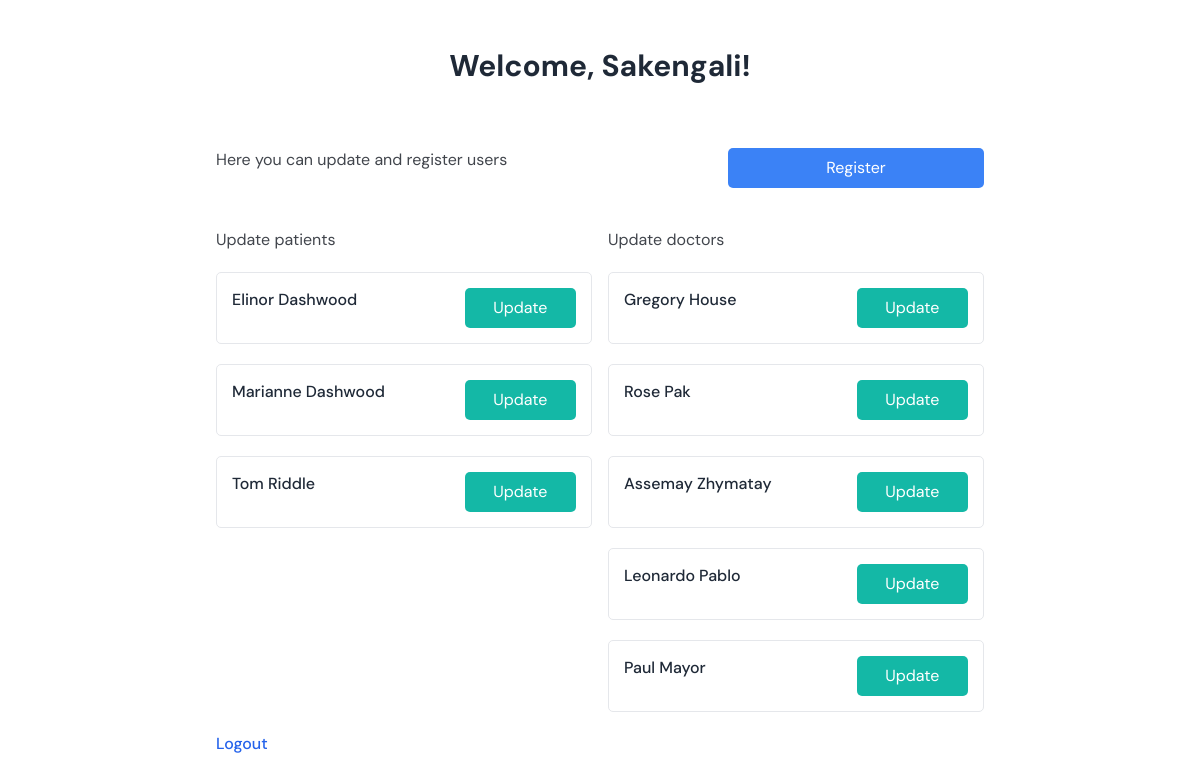
/users/personal (signed in), run on an earlier commit of the app's database.
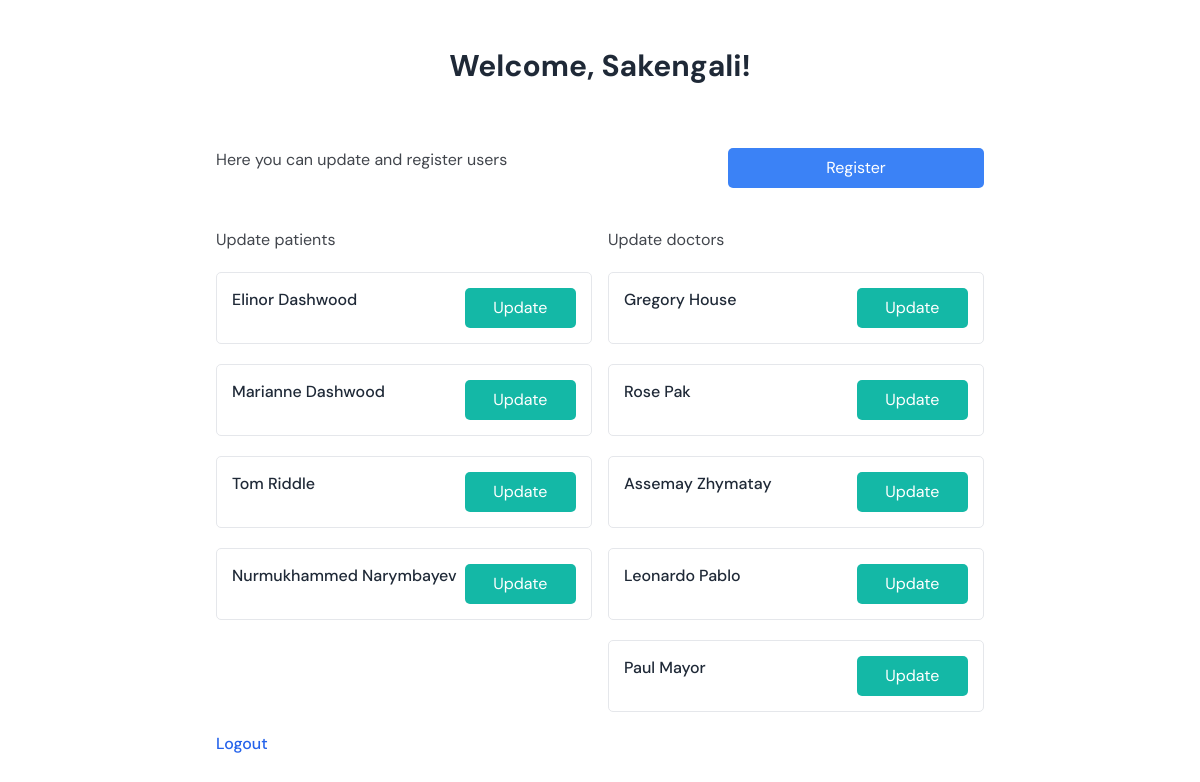
And on a later commit of the database.
### users/models.py (models this page shows, shortened)
class User(AbstractUser):
    name = models.CharField(max_length=30)
    surname = models.CharField(max_length=30)

class Patient(models.Model):
    user = models.OneToOneField(User, on_delete=models.CASCADE, primary_key=True)
    date_of_birth = models.DateField(blank=True, null=True)
    IIN = models.IntegerField(max_length=12, blank=True, null=True)
    gov_id = models.IntegerField(max_length=12,blank=True, null=True)
    name = models.CharField(max_length=50, blank=True, null=True)
    surname = models.CharField(max_length=50, blank=True, null=True)
    middle_name = models.CharField(max_length=50, blank=True, null=True)
    blood_group = models.CharField(max_length=2, blank=True, null=True, choices=blood_group_choices)
    contact_close = models.CharField(max_length=11,blank=True, null=True)
    phone_number = models.CharField(max_length=11,blank=True, null=True)
    address = models.CharField(max_length=50, blank=True, null=True)
    marital_status = models.CharField(max_length=10, blank=True, null=True, choices = marital_status_choices)
    registration_date = models.DateField(default = datetime.today())
    assigned_doctor = models.ForeignKey(Doctor, related_name='assigned_patients', on_delete=models.PROTECT, default = Doctor.objects.get(surname="House").pk) #why added pk?

class Doctor(models.Model):
    user = models.OneToOneField(User, on_delete=models.CASCADE, primary_key=True)
    date_of_birth = models.DateField(blank=True, null=True)
    IIN = models.IntegerField(max_length=12, blank=True, null=True)
    gov_id = models.IntegerField(max_length=12,blank=True, null=True)
    name = models.CharField(max_length=50, blank=True, null=True)
    surname = models.CharField(max_length=50, blank=True, null=True)
    middle_name = models.CharField(max_length=50, blank=True, null=True)
    phone_number = models.CharField(max_length=11,blank=True, null=True)
    spec = models.ForeignKey(Specialization, on_delete = models.SET_NULL, blank = True, null = True)
    experience = models.CharField(max_length=2, blank=True, null=True)
    photo = models.ImageField(upload_to='images', blank=True, null=True)
    category=models.CharField(max_length=10, blank=True, null=True)
    appointment_price = models.CharField(max_length = 7, blank=True, null=True)
    education = models.CharField(max_length=30, blank=True, null=True)
    rating = models.IntegerField(max_length = 2, blank=True, null=True)
    address = models.CharField(max_length = 30, blank=True, null=True)
    homepage = models.URLField(blank=True, null=True)

### users/views.py (the view)
# urls.py: path('personal', views.personal, name='personal'),
@login_required
def personal(request):
    user = request.user
    if is_patient(user):
        if not user.patient.chatrooms.first():
            Chatrooms.objects.create(patient = user.patient, doctor = user.patient.assigned_doctor)
        if request.method == "POST":
            user.email = request.POST["email"]
            user.save()
            user.patient.gov_id = request.POST["gov_id"]
            user.patient.IIN = request.POST["gov_id"]
            user.patient.name = request.POST["name"]
            user.patient.surname = request.POST["surname"]
            user.patient.middle_name = request.POST["middle_name"]
            user.patient.address = request.POST["address"]
            user.patient.phone_number = request.POST["phone_number"]
            user.patient.contact_close = request.POST["contact_close"]
            user.patient.save()
            return HttpResponseRedirect(reverse('personal'))
        return render(request, 'users/patient_page.html')
    elif is_doctor(user):
        return render(request, 'users/doctor_page.html')
    elif is_admin(user):
        patients = Patient.objects.all()
        doctors = Doctor.objects.all()
        return render(request, 'users/admin_page.html', {
            'patients' : patients, 'doctors' : doctors
        })
    return HttpResponseRedirect(reverse('admin:index'))

### users/views.py (called while the page is built)
def is_patient(user):
    try:
        if user.patient:
            return True
    except:
        return False

def is_doctor(user):
    try:
        if user.doctor:
            return True
    except:
        return False

def is_admin(user):
    return user.is_staff

### users/templates/users/admin_page.html (shortened to what this page needs)
{% extends 'users/layout.html' %}{% block head %}
	<script src="https://cdn.tailwindcss.com"></script>
	<link rel="stylesheet" href="https://unpkg.com/aos@next/dist/aos.css" />
{% endblock %}
{%block body%}
	<div class="font-body antialiased text-[#41454c] bg-[#FFFFFF]">
		<div class="py-6 sm:py-8 lg:py-12">
			<div class="px-4 mx-auto max-w-7xl md:px-8">
				<div class="max-w-[768px] mx-auto mb-10 md:mb-16">
					<h2 class="text-gray-800 text-2xl lg:text-3xl font-bold text-center mb-4 md:mb-6">Welcome, {{request.user.username}}!</h2>
				</div>
                <div class="max-w-screen-md mx-auto mb-10 grid grid-cols-3">
                    <p class="col-span-2">Here you can update and register users</p>
                    <a href="{% url 'register' %}" type="button" class="text-center transition duration-100 bg-blue-500 hover:bg-blue-600 active:bg-blue-700 text-white px-4 py-2 rounded-global">Register</a>
                </div>
				<div class="max-w-screen-md grid gap-4 mx-auto sm:grid-cols-2">
					<div class="space-y-[20px]">
						<p class="mb-[8px]">Update patients</p>
                        {% for patient in patients %}
						<div class="grid grid-cols-3 border-[1px] rounded-global p-[15px] gap-[5px]">
							<label class="col-span-2 font-medium inline-block text-gray-800 text-sm sm:text-base">{{ patient.name}} {{ patient.surname}}</label>
							<a href="{% url 'update' role='Patient' id=patient.user_id %}" type="button" class="col-span-1 inline-block text-center transition duration-100 bg-teal-500 hover:bg-teal-600 active:bg-teal-700 text-white px-4 py-2 rounded-global">Update</a>
						</div>
                        {% endfor %}
					</div>
                    <div class="space-y-[20px]">
						<p class="mb-[8px]">Update doctors</p>
                        {% for doctor in doctors %}
						<div class="grid grid-cols-3 border-[1px] rounded-global p-[15px] gap-[5px]">
							<label class="col-span-2 font-medium inline-block text-gray-800 text-sm sm:text-base">{{ doctor.name}} {{ doctor.surname}}</label>
							<a href="{% url 'update' role='Doctor' id=doctor.user_id  %}" type="button" class="col-span-1 inline-block text-center transition duration-100 bg-teal-500 hover:bg-teal-600 active:bg-teal-700 text-white px-4 py-2 rounded-global">Update</a>
						</div>
                        {% endfor %}
					</div>
				</div>
				<div class="max-w-[768px] mx-auto mt-[20px]">
					<a class="font-medium text-blue-600 hover:underline" href="{% url 'logout' %}">Logout</a>
				</div>
			</div>
		</div>
	</div>
{% endblock %}

### users/templates/users/layout.html (shortened to what this page needs)
<!DOCTYPE html>
<html lang="en">
<head>
{% block head %}{% endblock %}
</head>
<body>
{% block body %}{% endblock %}
</body>
</html>

What changed in the data, as far as the page shows it:
added Patient: name "Nurmukhammed", surname "Narymbayev"
